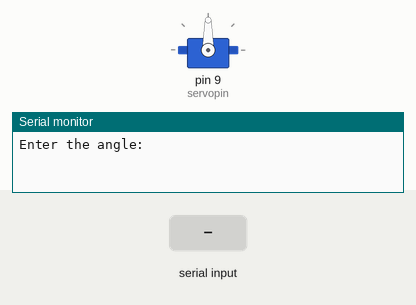
Simulated run of this sketch. Board: Arduino Uno, built with avr-gcc and run on an emulated ATmega328P. Shown: servo, the last lines printed to the serial monitor. The test bench sets the inputs (shaded band).

Above: at 1.2 s.
1.3 s: "200\n" received over Serial
4.3 s: "90,45\n" received over Serial
At 5.5 s:
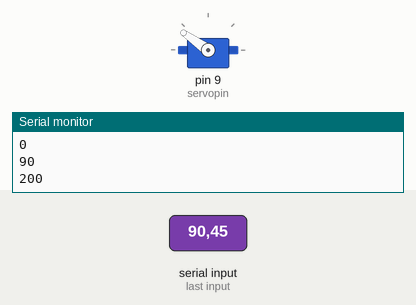
7.1 s: "30,150\n" received over Serial
At 9.0 s:
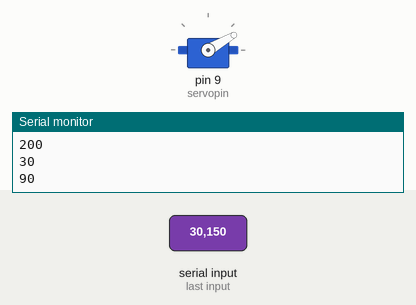
9.7 s: "200\n" received over Serial
At 12.3 s:
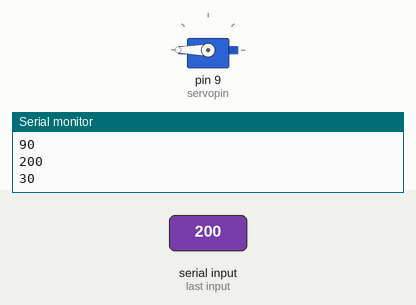
12.6 s: "5\n" received over Serial
At 14.8 s:
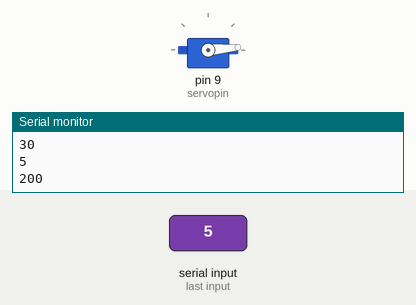
Timing chart, 0 to 16.3 s (numbered marks = the images above; inputs shaded):
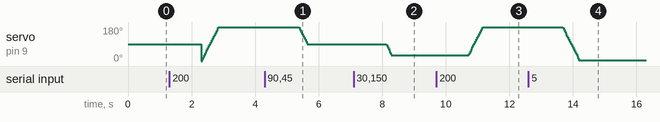

Measured:
- after the input at 4.3 s, servo on pin 9 (servopin): moves from 180° to 90° over 0.26 s, starting after 1.1 s
- after the input at 7.1 s, servo on pin 9 (servopin): 90° → 30° after 1.0 s
- after the input at 9.7 s, servo on pin 9 (servopin): moves from 30° to 180° over 0.44 s, starting after 1.0 s
- after the input at 12.6 s, servo on pin 9 (servopin): moves from 180° to 5° over 0.51 s, starting after 1.1 s

The sketch:

serialservo.ino
```cpp
#include<Servo.h>
int servopin = 9;
int angle = 0;
int i;
int prev = 0;
int j = 0;
Servo myservo;
void setup() {
  // put your setup code here, to run once:
  myservo.attach(servopin);
  Serial.begin(9600);
  Serial.println("Enter the angle:");
}

void loop()
{
  // put your main code here, to run repeatedly:

  if (Serial.available() > 0)
  {
    int angle =Serial.readString().toInt();;
    Serial.println(angle);
    Serial.println(prev);


    if (prev <= angle)
    {
      for (i = prev; i <= angle; i += 5)
      {
        myservo.write(i);
        delay(15);
      }
    }
    else
    {
      for (i = prev; i >= angle; i -= 5)
      {
        myservo.write(i);
        delay(15);
      }

    }
    prev = angle;

  }


}
```
